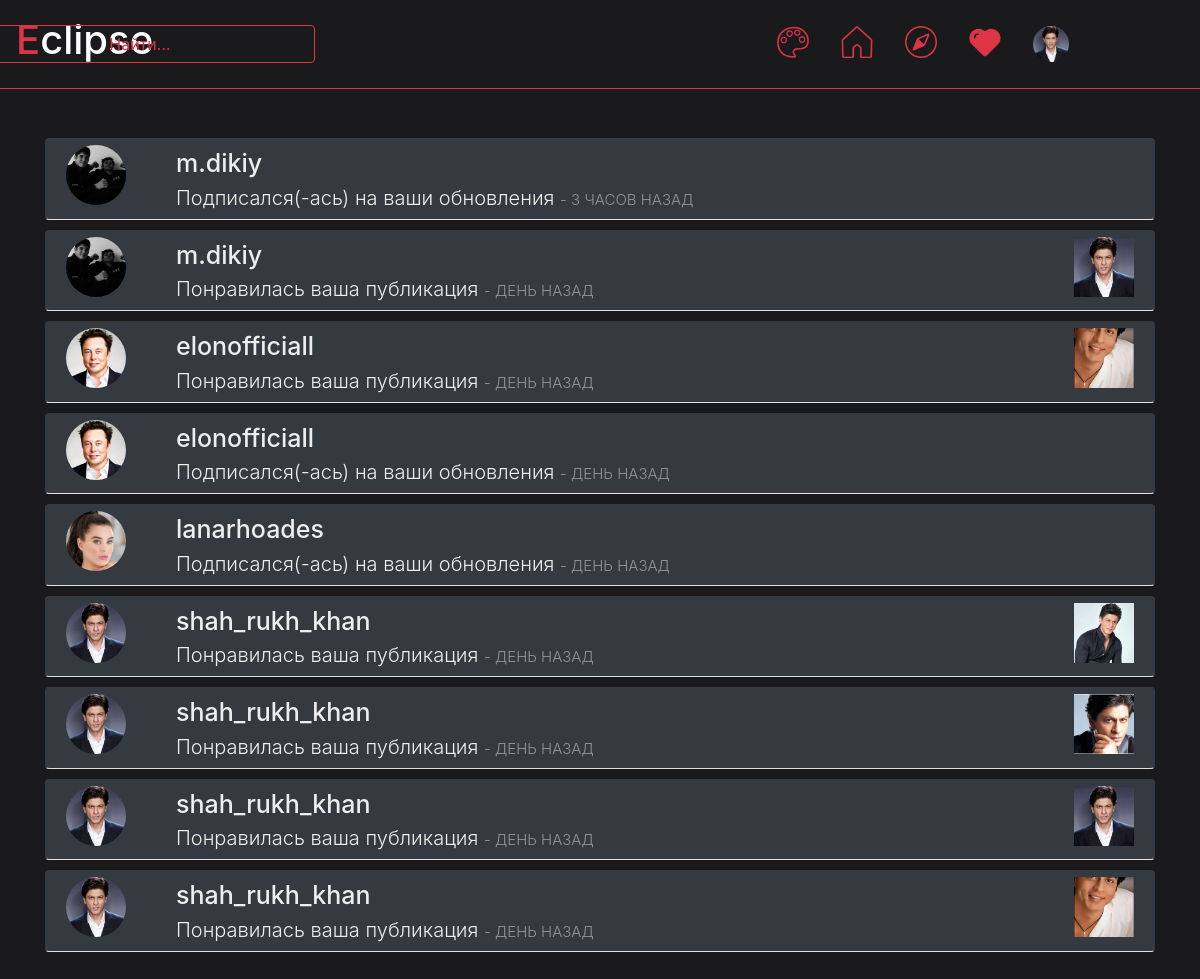
The app's page /notification (signed in) with its own data.
### data/users.py (models this page shows, shortened)
class User(SqlAlchemyBase, UserMixin):
    __tablename__ = 'users'
    id = sqlalchemy.Column(sqlalchemy.Integer,
                           primary_key=True, autoincrement=True)
    name = sqlalchemy.Column(sqlalchemy.String, nullable=True)
    full_name = sqlalchemy.Column(sqlalchemy.String, nullable=True, default='')
    email = sqlalchemy.Column(sqlalchemy.String,
                              index=True, unique=True, nullable=True)
    hashed_password = sqlalchemy.Column(sqlalchemy.String, nullable=True)
    phone = sqlalchemy.Column(sqlalchemy.String, nullable=True, default='+7 ')
    about = sqlalchemy.Column(sqlalchemy.String, nullable=True)
    filename_photo = sqlalchemy.Column(sqlalchemy.String, nullable=True, default='user_data/profile_photos/default.png')
    created_date = sqlalchemy.Column(sqlalchemy.DateTime,
                                     default=datetime.datetime.now)
    other_data = None

### data/publications.py (models this page shows, shortened)
class Publication(SqlAlchemyBase, UserMixin):
    __tablename__ = 'publications'
    id = sqlalchemy.Column(sqlalchemy.Integer,
                           primary_key=True, autoincrement=True)
    user_id = sqlalchemy.Column(sqlalchemy.Integer)
    filename_photo = sqlalchemy.Column(sqlalchemy.String, nullable=True)
    about = sqlalchemy.Column(sqlalchemy.String, nullable=True)
    created_date = sqlalchemy.Column(sqlalchemy.DateTime,
                                     default=datetime.datetime.now)
    other_data = None

### main.py (the view)
@app.route('/notification')
def show_notification():    # Страница уведомлении
    db_sess = db_session.create_session()
    notifications_ = db_sess.query(Notification).filter(Notification.recipient_id == current_user.id).all()
    notifications_ = sorted(notifications_, key=lambda n: n.created_date, reverse=True)     # Сортировка по дате
    notifications = []
    for notification in notifications_:
        user = db_sess.query(User).filter(User.id == notification.sender_id).first()
        if notification.publication_id == -1:
            publication = False
        else:
            publication = db_sess.query(Publication).filter(Publication.id == notification.publication_id).first()
        date = get_date(notification.created_date)      # Возвращает дату/период
        notifications.append([user, notification, publication, date])
    return render_template('notification.html', title='Уведомления', theme=get_theme(), notifications=notifications)

### data/additional_methods.py (called while the page is built)
def get_date(date):
    period = datetime.datetime.now() - date
    result = ''
    if period.days > 7:
        result = date.date
    elif period.days > 1:
        result = f'{period.days} дней назад'
    elif period.days == 1:
        result = f'День назад'
    elif period.seconds // 3600 > 1:
        result = f'{period.seconds // 3600} часов назад'
    elif period.seconds // 3600 == 1:
        result = f'Час назад'
    elif period.seconds // 60 > 1:
        result = f'{period.seconds // 60} минут назад'
    elif period.seconds // 60 == 1:
        result = f'минуту назад'
    elif period.seconds > 1:
        result = f'{period.seconds} секунды назад'
    else:
        result = f'Только что'
    return result.upper()

### data/db_session.py (called while the page is built)
def create_session() -> Session:
    global __factory
    return __factory()

### main.py (called while the page is built)
def get_theme():    # Возвращает текушую тему
    return themes[int(request.cookies.get("theme_index", 0))]

@login_manager.user_loader
def load_user(user_id):
    db_sess = db_session.create_session()
    return db_sess.query(User).get(user_id)

### templates/notification.html (shortened to what this page needs)
{% extends "base.html" %}
{% block content %}
    <div class="album py-5">
        <nav class="container">
            {% if notifications %}
                {% for user, not, pub, date in notifications %}
                    <a class="btn btn-{{theme.style_btn}} nav nav-tabs" href="http://127.0.0.1:8080/profile/{{user.name}}" style="margin-top: 10px">
                        <div class="nav">
                            <div class="nav-item" style="margin-left: 20px">
                                <img src="{{ url_for('static', filename=user.filename_photo) }}" width="60" height="60" class="rounded-circle">
                            </div>
                            {% if not pub %}
                            <div class="nav flex-column" align="left">
                                <bl-700>{{user.name}}</bl-700>
                                <bl-300>Подписался(-ась) на ваши обновления <span style="font-size: 15px; opacity: 0.5;"> - {{date}}</span></bl-300>
                            </div>
                            {% else %}
                            <div class="nav flex-column" align="left">
                                <bl-700>{{user.name}}</bl-700>
                                <bl-300>Понравилась ваша публикация <span style="font-size: 15px; opacity: 0.5;"> - {{date}}</span></bl-300>
                            </div>
                            <div class="nav flex-column"  align="left" style="margin-left: 480px">
                                <img src="{{ url_for('static', filename=pub.filename_photo) }}" width="60" height="60">
                            </div>
                            {% endif %}
                        </div>
                    </a>
                {% endfor %}
            {% else %}
                <h2 class="white" style="margin-top: 100px;">пусто...</h2>
            {% endif %}
        </nav>
    </div>
{% endblock %}

### templates/base.html (shortened to what this page needs)
<!doctype html>
<html lang="en">
<head>
    <link rel="stylesheet"
          href="https://stackpath.bootstrapcdn.com/bootstrap/4.4.1/css/bootstrap.min.css"
>
    <link rel="stylesheet" href="{{ url_for('static', filename=theme.css_file) }}">
</head>
<body>
<header class="p-3 mb-3 border-bottom border-{{theme.style}}" style="background-color: {{theme.background_color}}; position: fixed; width: 1920px; z-index: 1">
    <div class="d-flex flex-wrap align-items-center justify-content-center justify-content-lg-start">
        {% if current_user.is_authenticated %}
            <h1 style="color: {{theme.color}}">E<span class="white">clipse</span></h1>
              <a href="/search" class="col-12 col-lg-auto mb-3 mb-lg-0 me-lg-3" style="width: 350px; position: fixed; right: 900px;">
                  <button type="button" class="btn btn-outline-{{theme.style}}" style="width: 350px;">Найти...</button>
              </a>
            <ul class="nav col-12 col-lg-auto me-lg-auto mb-2 justify-content-center mb-md-0" style="position: fixed; right: 100px;">
                <li><a href="/change_theme" class="nav-link px-3">
                    <img src="{{ url_for('static', filename='icons/' + theme.icon_name + 'circle.png') }}" width="32" height="32">
                </a></li>
                <li><a href="/home" class="nav-link px-3">
                    {% if request.path == "/home" %}
                        <img src="{{ url_for('static', filename='icons/' + theme.icon_name + 'home_true.png') }}" width="32" height="32">
                    {% else %}
                        <img src="{{ url_for('static', filename='icons/' + theme.icon_name + 'home_false.png') }}" width="32" height="32">
                    {% endif %}
                </a></li>
                <li><a href="/explore" class="nav-link px-3">
                    {% if request.path == "/explore" %}
                        <img src="{{ url_for('static', filename='icons/' + theme.icon_name + 'explore_true.png') }}" width="32" height="32">
                    {% else %}
                        <img src="{{ url_for('static', filename='icons/' + theme.icon_name + 'explore_false.png') }}" width="32" height="32">
                    {% endif %}
                </a></li>
                <li><a href="/notification" class="nav-link px-3">
                    {% if request.path == "/notification" %}
                        <img src="{{ url_for('static', filename='icons/' + theme.icon_name + 'like_true.png') }}" width="32" height="32">
                    {% else %}
                        <img src="{{ url_for('static', filename='icons/' + theme.icon_name + 'like_false.png') }}" width="32" height="32">
                    {% endif %}
                </a></li>
                <li><a href="/profile/{{ current_user.name }}" class="nav-link px-3">
                    <img src="{{ url_for('static', filename=current_user.filename_photo) }}" width="36" height="36" class="rounded-circle">
                </a></li>
            </ul>
        {% else %}
            <p>
                <a class="btn btn-primary" href="/register">Зарегистрироваться</a>
                <a class="btn btn-success" href="/login">Войти</a>
            </p>
        {% endif %}
    </div>
</header>
<main role="main" class="container" style="background-color: {{theme.background_color}}; position: relative; top: 80px; max-width: 1920px; min-height: 1000px">
    {% block content %}
    {% endblock %}
</main>
</body>
</html>

### static/css/red_dark.css (style rules this page uses)
bl-700 { color: #eeeeee; font-size: 25px; margin-left: 50px; font-weight: 500; }
bl-300 { color: #eeeeee; font-size: 20px; font-weight: 300; margin-left: 50px; }
.white { color: #ffffff }

### records on screen
User: filename_photo (picture), name "shah_rukh_khan", date "ДЕНЬ НАЗАД"
User: filename_photo (picture), name "m.dikiy", date "3 ЧАСОВ НАЗАД", date "ДЕНЬ НАЗАД"
User: filename_photo (picture), name "elonofficiall", date "ДЕНЬ НАЗАД"
User: filename_photo (picture), name "lanarhoades", date "ДЕНЬ НАЗАД"
